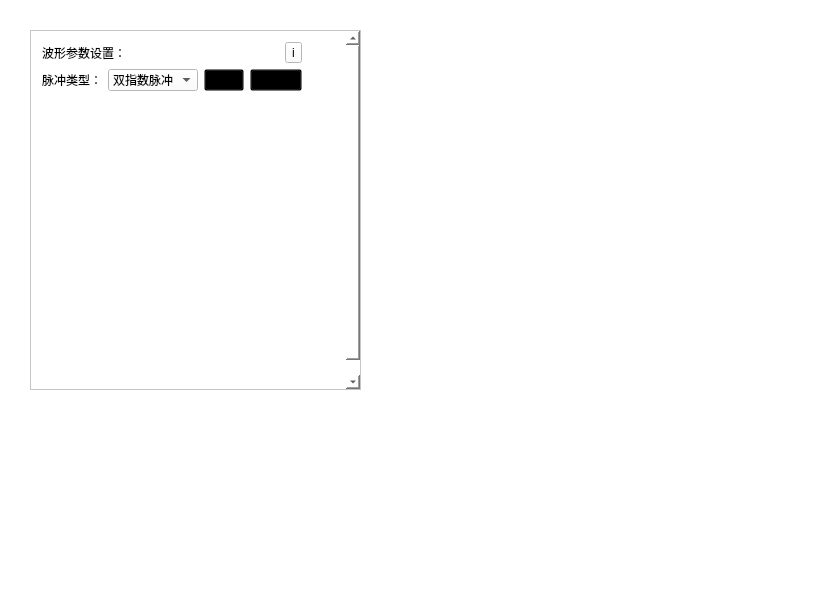
<?xml version="1.0" encoding="UTF-8"?>
<ui version="4.0">
 <class>HPM_Widget</class>
 <widget class="QWidget" name="HPM_Widget">
  <property name="geometry">
   <rect>
    <x>0</x>
    <y>0</y>
    <width>825</width>
    <height>596</height>
   </rect>
  </property>
  <property name="windowTitle">
   <string>Form</string>
  </property>
  <property name="styleSheet">
   <string notr="true">background-color: rgb(255, 255, 255);</string>
  </property>
  <widget class="QWidget" name="widget" native="true">
   <property name="geometry">
    <rect>
     <x>470</x>
     <y>70</y>
     <width>181</width>
     <height>311</height>
    </rect>
   </property>
   <property name="styleSheet">
    <string notr="true"/>
   </property>
  </widget>
  <widget class="QScrollArea" name="scrollArea">
   <property name="geometry">
    <rect>
     <x>30</x>
     <y>30</y>
     <width>331</width>
     <height>360</height>
    </rect>
   </property>
   <property name="widgetResizable">
    <bool>true</bool>
   </property>
   <widget class="QWidget" name="scrollAreaWidgetContents">
    <property name="geometry">
     <rect>
      <x>0</x>
      <y>0</y>
      <width>329</width>
      <height>358</height>
     </rect>
    </property>
    <layout class="QGridLayout" name="gridLayout_3">
     <property name="leftMargin">
      <number>0</number>
     </property>
     <property name="topMargin">
      <number>0</number>
     </property>
     <property name="rightMargin">
      <number>0</number>
     </property>
     <property name="bottomMargin">
      <number>0</number>
     </property>
     <property name="spacing">
      <number>0</number>
     </property>
     <item row="0" column="0">
      <widget class="QStackedWidget" name="stackedWidget">
       <property name="styleSheet">
        <string notr="true"/>
       </property>
       <property name="currentIndex">
        <number>6</number>
       </property>
       <widget class="QWidget" name="page">
        <property name="styleSheet">
         <string notr="true"/>
        </property>
        <layout class="QGridLayout" name="gridLayout_2" rowstretch="0,0,0,0,0">
         <property name="leftMargin">
          <number>11</number>
         </property>
         <item row="1" column="0">
          <widget class="QLabel" name="label_1_K">
           <property name="text">
            <string>幅值：</string>
           </property>
          </widget>
         </item>
         <item row="0" column="0" colspan="3">
          <widget class="QLabel" name="label">
           <property name="text">
            <string>波形参数设置：</string>
           </property>
          </widget>
         </item>
         <item row="4" column="2">
          <spacer name="verticalSpacer">
           <property name="orientation">
            <enum>Qt::Vertical</enum>
           </property>
           <property name="sizeHint" stdset="0">
            <size>
             <width>20</width>
             <height>40</height>
            </size>
           </property>
          </spacer>
         </item>
         <item row="0" column="3">
          <widget class="QToolButton" name="toolButton">
           <property name="toolTip">
            <string>&lt;html&gt;&lt;head/&gt;&lt;body&gt;&lt;p&gt;&lt;img src=&quot;:/Resouce/pictures/doublePluse.png&quot;/&gt;&lt;/p&gt;&lt;/body&gt;&lt;/html&gt;</string>
           </property>
           <property name="text">
            <string>i</string>
           </property>
          </widget>
         </item>
         <item row="3" column="0" colspan="2">
          <widget class="QLabel" name="label_1_b">
           <property name="text">
            <string>参数（b）：</string>
           </property>
          </widget>
         </item>
         <item row="2" column="0">
          <widget class="QLabel" name="label_1_a">
           <property name="text">
            <string>参数（a）：</string>
           </property>
          </widget>
         </item>
         <item row="1" column="2">
          <widget class="QLineEdit" name="lineEdit_1_1"/>
         </item>
         <item row="2" column="2">
          <widget class="QLineEdit" name="lineEdit_1_2"/>
         </item>
         <item row="3" column="2">
          <widget class="QLineEdit" name="lineEdit_1_3"/>
         </item>
         <item row="1" column="3">
          <widget class="QLabel" name="label_29">
           <property name="text">
            <string>kV</string>
           </property>
          </widget>
         </item>
         <item row="2" column="3">
          <widget class="QLabel" name="label_30">
           <property name="text">
            <string>1/ns</string>
           </property>
          </widget>
         </item>
         <item row="3" column="3">
          <widget class="QLabel" name="label_31">
           <property name="text">
            <string>1/ns</string>
           </property>
          </widget>
         </item>
        </layout>
       </widget>
       <widget class="QWidget" name="page_2">
        <property name="styleSheet">
         <string notr="true"/>
        </property>
        <layout class="QGridLayout" name="gridLayout_4">
         <property name="leftMargin">
          <number>11</number>
         </property>
         <item row="5" column="0">
          <widget class="QLabel" name="label_7">
           <property name="text">
            <string>参数（a2）：</string>
           </property>
          </widget>
         </item>
         <item row="5" column="1" colspan="2">
          <widget class="QLineEdit" name="lineEdit_2_5"/>
         </item>
         <item row="7" column="0">
          <widget class="QLabel" name="label_9">
           <property name="text">
            <string>参数（w2）：</string>
           </property>
          </widget>
         </item>
         <item row="12" column="1" colspan="2">
          <widget class="QLineEdit" name="lineEdit_2_12"/>
         </item>
         <item row="1" column="1" colspan="2">
          <widget class="QLineEdit" name="lineEdit_2_1"/>
         </item>
         <item row="10" column="1" colspan="2">
          <widget class="QLineEdit" name="lineEdit_2_10"/>
         </item>
         <item row="0" column="2">
          <widget class="QToolButton" name="toolButton_2">
           <property name="toolTip">
            <string>&lt;html&gt;&lt;head/&gt;&lt;body&gt;&lt;p&gt;&lt;img src=&quot;:/Resouce/pictures/doublePluse.png&quot;/&gt;&lt;/p&gt;&lt;/body&gt;&lt;/html&gt;</string>
           </property>
           <property name="text">
            <string>i</string>
           </property>
          </widget>
         </item>
         <item row="2" column="1" colspan="2">
          <widget class="QLineEdit" name="lineEdit_2_2"/>
         </item>
         <item row="8" column="0">
          <widget class="QLabel" name="label_10">
           <property name="text">
            <string>参数（t2）：</string>
           </property>
          </widget>
         </item>
         <item row="10" column="0">
          <widget class="QLabel" name="label_12">
           <property name="text">
            <string>参数（b3）：</string>
           </property>
          </widget>
         </item>
         <item row="2" column="0">
          <widget class="QLabel" name="label_4">
           <property name="text">
            <string>参数（b1）：</string>
           </property>
          </widget>
         </item>
         <item row="4" column="0">
          <widget class="QLabel" name="label_6">
           <property name="text">
            <string>参数（t1）：</string>
           </property>
          </widget>
         </item>
         <item row="3" column="1" colspan="2">
          <widget class="QLineEdit" name="lineEdit_2_3"/>
         </item>
         <item row="11" column="0">
          <widget class="QLabel" name="label_13">
           <property name="text">
            <string>参数（w3）：</string>
           </property>
          </widget>
         </item>
         <item row="1" column="0">
          <widget class="QLabel" name="label_3">
           <property name="text">
            <string>参数（a1）：</string>
           </property>
          </widget>
         </item>
         <item row="0" column="0" colspan="2">
          <widget class="QLabel" name="label_2">
           <property name="text">
            <string>波形参数设置：</string>
           </property>
          </widget>
         </item>
         <item row="12" column="0">
          <widget class="QLabel" name="label_14">
           <property name="text">
            <string>参数（t3）：</string>
           </property>
          </widget>
         </item>
         <item row="3" column="0">
          <widget class="QLabel" name="label_5">
           <property name="text">
            <string>参数（w1）：</string>
           </property>
          </widget>
         </item>
         <item row="4" column="1" colspan="2">
          <widget class="QLineEdit" name="lineEdit_2_4"/>
         </item>
         <item row="6" column="1" colspan="2">
          <widget class="QLineEdit" name="lineEdit_2_6"/>
         </item>
         <item row="6" column="0">
          <widget class="QLabel" name="label_8">
           <property name="text">
            <string>参数（b2）：</string>
           </property>
          </widget>
         </item>
         <item row="8" column="1" colspan="2">
          <widget class="QLineEdit" name="lineEdit_2_8"/>
         </item>
         <item row="7" column="1" colspan="2">
          <widget class="QLineEdit" name="lineEdit_2_7"/>
         </item>
         <item row="9" column="1" colspan="2">
          <widget class="QLineEdit" name="lineEdit_2_9"/>
         </item>
         <item row="11" column="1" colspan="2">
          <widget class="QLineEdit" name="lineEdit_2_11"/>
         </item>
         <item row="9" column="0">
          <widget class="QLabel" name="label_11">
           <property name="text">
            <string>参数（a3）：</string>
           </property>
          </widget>
         </item>
         <item row="13" column="1">
          <spacer name="verticalSpacer_2">
           <property name="orientation">
            <enum>Qt::Vertical</enum>
           </property>
           <property name="sizeHint" stdset="0">
            <size>
             <width>20</width>
             <height>40</height>
            </size>
           </property>
          </spacer>
         </item>
        </layout>
       </widget>
       <widget class="QWidget" name="page_3">
        <layout class="QGridLayout" name="gridLayout_5">
         <property name="leftMargin">
          <number>11</number>
         </property>
         <item row="3" column="0" colspan="2">
          <widget class="QLabel" name="label_1_E_5">
           <property name="text">
            <string>方差（σ）：</string>
           </property>
          </widget>
         </item>
         <item row="0" column="3">
          <widget class="QToolButton" name="toolButton_3">
           <property name="toolTip">
            <string>&lt;html&gt;&lt;head/&gt;&lt;body&gt;&lt;p&gt;&lt;img src=&quot;:/Resouce/pictures/doublePluse.png&quot;/&gt;&lt;/p&gt;&lt;/body&gt;&lt;/html&gt;</string>
           </property>
           <property name="text">
            <string>i</string>
           </property>
          </widget>
         </item>
         <item row="1" column="0" colspan="2">
          <widget class="QLabel" name="label_1_K_8">
           <property name="text">
            <string>幅值（A）：</string>
           </property>
          </widget>
         </item>
         <item row="0" column="0" colspan="3">
          <widget class="QLabel" name="label_15">
           <property name="text">
            <string>波形参数设置：</string>
           </property>
          </widget>
         </item>
         <item row="2" column="0">
          <widget class="QLabel" name="label_1_K_9">
           <property name="text">
            <string>期望（b）：</string>
           </property>
          </widget>
         </item>
         <item row="4" column="2">
          <spacer name="verticalSpacer_3">
           <property name="orientation">
            <enum>Qt::Vertical</enum>
           </property>
           <property name="sizeHint" stdset="0">
            <size>
             <width>20</width>
             <height>40</height>
            </size>
           </property>
          </spacer>
         </item>
         <item row="1" column="2">
          <widget class="QLineEdit" name="lineEdit_3_1"/>
         </item>
         <item row="2" column="2">
          <widget class="QLineEdit" name="lineEdit_3_2"/>
         </item>
         <item row="3" column="2">
          <widget class="QLineEdit" name="lineEdit_3_3"/>
         </item>
         <item row="1" column="3">
          <widget class="QLabel" name="label_32">
           <property name="text">
            <string>kV</string>
           </property>
          </widget>
         </item>
         <item row="2" column="3">
          <widget class="QLabel" name="label_33">
           <property name="text">
            <string>ns</string>
           </property>
          </widget>
         </item>
         <item row="3" column="3">
          <widget class="QLabel" name="label_34">
           <property name="text">
            <string/>
           </property>
          </widget>
         </item>
        </layout>
       </widget>
       <widget class="QWidget" name="page_4">
        <layout class="QGridLayout" name="gridLayout_6">
         <property name="leftMargin">
          <number>11</number>
         </property>
         <item row="0" column="2">
          <widget class="QToolButton" name="toolButton_4">
           <property name="toolTip">
            <string>&lt;html&gt;&lt;head/&gt;&lt;body&gt;&lt;p&gt;&lt;img src=&quot;:/Resouce/pictures/doublePluse.png&quot;/&gt;&lt;/p&gt;&lt;/body&gt;&lt;/html&gt;</string>
           </property>
           <property name="text">
            <string>i</string>
           </property>
          </widget>
         </item>
         <item row="3" column="0">
          <widget class="QLabel" name="label_21">
           <property name="text">
            <string>幅值：</string>
           </property>
          </widget>
         </item>
         <item row="1" column="0">
          <widget class="QLabel" name="label_19">
           <property name="text">
            <string>高电平时间：</string>
           </property>
          </widget>
         </item>
         <item row="0" column="0" colspan="2">
          <widget class="QLabel" name="label_16">
           <property name="text">
            <string>波形参数设置：</string>
           </property>
          </widget>
         </item>
         <item row="2" column="0">
          <widget class="QLabel" name="label_20">
           <property name="text">
            <string>周期：</string>
           </property>
          </widget>
         </item>
         <item row="4" column="1">
          <spacer name="verticalSpacer_4">
           <property name="orientation">
            <enum>Qt::Vertical</enum>
           </property>
           <property name="sizeHint" stdset="0">
            <size>
             <width>20</width>
             <height>40</height>
            </size>
           </property>
          </spacer>
         </item>
         <item row="1" column="1">
          <widget class="QLineEdit" name="lineEdit_4_1"/>
         </item>
         <item row="2" column="1">
          <widget class="QLineEdit" name="lineEdit_4_2"/>
         </item>
         <item row="3" column="1">
          <widget class="QLineEdit" name="lineEdit_4_3"/>
         </item>
         <item row="1" column="2">
          <widget class="QLabel" name="label_35">
           <property name="text">
            <string>ns</string>
           </property>
          </widget>
         </item>
         <item row="2" column="2">
          <widget class="QLabel" name="label_36">
           <property name="text">
            <string>ns</string>
           </property>
          </widget>
         </item>
         <item row="3" column="2">
          <widget class="QLabel" name="label_37">
           <property name="text">
            <string>kV</string>
           </property>
          </widget>
         </item>
        </layout>
       </widget>
       <widget class="QWidget" name="page_7">
        <layout class="QGridLayout" name="gridLayout">
         <item row="0" column="0" colspan="2">
          <widget class="QLabel" name="label_46">
           <property name="text">
            <string>波形参数设置：</string>
           </property>
          </widget>
         </item>
         <item row="0" column="2">
          <widget class="QToolButton" name="toolButton_7">
           <property name="toolTip">
            <string>&lt;html&gt;&lt;head/&gt;&lt;body&gt;&lt;p&gt;&lt;img src=&quot;:/Resouce/pictures/doublePluse.png&quot;/&gt;&lt;/p&gt;&lt;/body&gt;&lt;/html&gt;</string>
           </property>
           <property name="text">
            <string>i</string>
           </property>
          </widget>
         </item>
         <item row="1" column="0">
          <widget class="QLabel" name="label_44">
           <property name="text">
            <string>幅值：</string>
           </property>
          </widget>
         </item>
         <item row="1" column="1">
          <widget class="QLineEdit" name="lineEdit_7_1"/>
         </item>
         <item row="1" column="2">
          <widget class="QLabel" name="label_48">
           <property name="text">
            <string>kV</string>
           </property>
          </widget>
         </item>
         <item row="2" column="0">
          <widget class="QLabel" name="label_45">
           <property name="text">
            <string>频率（f）：</string>
           </property>
          </widget>
         </item>
         <item row="2" column="1">
          <widget class="QLineEdit" name="lineEdit_7_2"/>
         </item>
         <item row="2" column="2">
          <widget class="QLabel" name="label_47">
           <property name="text">
            <string>GHz</string>
           </property>
          </widget>
         </item>
         <item row="3" column="0">
          <spacer name="verticalSpacer_7">
           <property name="orientation">
            <enum>Qt::Vertical</enum>
           </property>
           <property name="sizeHint" stdset="0">
            <size>
             <width>20</width>
             <height>277</height>
            </size>
           </property>
          </spacer>
         </item>
        </layout>
       </widget>
       <widget class="QWidget" name="page_5">
        <layout class="QGridLayout" name="gridLayout_7">
         <property name="leftMargin">
          <number>11</number>
         </property>
         <item row="4" column="3">
          <widget class="QLabel" name="label_41">
           <property name="text">
            <string>ns</string>
           </property>
          </widget>
         </item>
         <item row="2" column="2">
          <widget class="QLineEdit" name="lineEdit_5_2"/>
         </item>
         <item row="1" column="0">
          <widget class="QLabel" name="label_26">
           <property name="text">
            <string>场强：</string>
           </property>
          </widget>
         </item>
         <item row="4" column="2">
          <widget class="QLineEdit" name="lineEdit_5_4"/>
         </item>
         <item row="1" column="3">
          <widget class="QLabel" name="label_38">
           <property name="text">
            <string>kV</string>
           </property>
          </widget>
         </item>
         <item row="3" column="3">
          <widget class="QLabel" name="label_40">
           <property name="text">
            <string>ns</string>
           </property>
          </widget>
         </item>
         <item row="0" column="3">
          <widget class="QToolButton" name="toolButton_5">
           <property name="toolTip">
            <string>&lt;html&gt;&lt;head/&gt;&lt;body&gt;&lt;p&gt;&lt;img src=&quot;:/Resouce/pictures/doublePluse.png&quot;/&gt;&lt;/p&gt;&lt;/body&gt;&lt;/html&gt;</string>
           </property>
           <property name="text">
            <string>i</string>
           </property>
          </widget>
         </item>
         <item row="6" column="2">
          <spacer name="verticalSpacer_5">
           <property name="orientation">
            <enum>Qt::Vertical</enum>
           </property>
           <property name="sizeHint" stdset="0">
            <size>
             <width>20</width>
             <height>40</height>
            </size>
           </property>
          </spacer>
         </item>
         <item row="4" column="0" colspan="2">
          <widget class="QLabel" name="label_22">
           <property name="text">
            <string>下降沿：</string>
           </property>
          </widget>
         </item>
         <item row="2" column="0" colspan="2">
          <widget class="QLabel" name="label_27">
           <property name="text">
            <string>上升沿：</string>
           </property>
          </widget>
         </item>
         <item row="3" column="2">
          <widget class="QLineEdit" name="lineEdit_5_3"/>
         </item>
         <item row="0" column="0" colspan="3">
          <widget class="QLabel" name="label_17">
           <property name="text">
            <string>波形参数设置：</string>
           </property>
          </widget>
         </item>
         <item row="3" column="0" colspan="2">
          <widget class="QLabel" name="label_24">
           <property name="text">
            <string>脉冲宽度：</string>
           </property>
          </widget>
         </item>
         <item row="2" column="3">
          <widget class="QLabel" name="label_39">
           <property name="text">
            <string>ns</string>
           </property>
          </widget>
         </item>
         <item row="1" column="2">
          <widget class="QLineEdit" name="lineEdit_5_1"/>
         </item>
        </layout>
       </widget>
       <widget class="QWidget" name="page_6">
        <layout class="QGridLayout" name="gridLayout_8">
         <property name="leftMargin">
          <number>11</number>
         </property>
         <property name="topMargin">
          <number>11</number>
         </property>
         <property name="spacing">
          <number>6</number>
         </property>
         <item row="1" column="2">
          <widget class="QPushButton" name="pushButton_newPluse">
           <property name="styleSheet">
            <string notr="true">
background-color: transparent</string>
           </property>
           <property name="text">
            <string/>
           </property>
           <property name="icon">
            <iconset resource="res.qrc">
             <normaloff>:/Resouce/icons/new.svg</normaloff>:/Resouce/icons/new.svg</iconset>
           </property>
          </widget>
         </item>
         <item row="1" column="0">
          <widget class="QLabel" name="label_28">
           <property name="text">
            <string>脉冲类型：</string>
           </property>
          </widget>
         </item>
         <item row="1" column="1">
          <widget class="QComboBox" name="comboBox">
           <item>
            <property name="text">
             <string>双指数脉冲</string>
            </property>
           </item>
           <item>
            <property name="text">
             <string>三指数脉冲</string>
            </property>
           </item>
           <item>
            <property name="text">
             <string>高斯脉冲</string>
            </property>
           </item>
           <item>
            <property name="text">
             <string>方波脉冲</string>
            </property>
           </item>
           <item>
            <property name="text">
             <string>正弦波</string>
            </property>
           </item>
           <item>
            <property name="text">
             <string>自定义脉冲</string>
            </property>
           </item>
          </widget>
         </item>
         <item row="0" column="0" colspan="4">
          <widget class="QLabel" name="label_18">
           <property name="text">
            <string>波形参数设置：</string>
           </property>
          </widget>
         </item>
         <item row="0" column="4">
          <widget class="QToolButton" name="toolButton_6">
           <property name="toolTip">
            <string>&lt;html&gt;&lt;head/&gt;&lt;body&gt;&lt;p&gt;&lt;img src=&quot;:/Resouce/pictures/doublePluse.png&quot;/&gt;&lt;/p&gt;&lt;/body&gt;&lt;/html&gt;</string>
           </property>
           <property name="text">
            <string>i</string>
           </property>
          </widget>
         </item>
         <item row="1" column="3" colspan="2">
          <widget class="QPushButton" name="pushButton_clearPluse">
           <property name="styleSheet">
            <string notr="true">background-color: transparent</string>
           </property>
           <property name="text">
            <string/>
           </property>
           <property name="icon">
            <iconset resource="res.qrc">
             <normaloff>:/Resouce/icons/clearAll.svg</normaloff>:/Resouce/icons/clearAll.svg</iconset>
           </property>
          </widget>
         </item>
         <item row="2" column="0" colspan="6">
          <widget class="QWidget" name="widget_combination" native="true">
           <property name="sizePolicy">
            <sizepolicy hsizetype="Expanding" vsizetype="Preferred">
             <horstretch>0</horstretch>
             <verstretch>0</verstretch>
            </sizepolicy>
           </property>
          </widget>
         </item>
         <item row="3" column="1">
          <spacer name="verticalSpacer_6">
           <property name="orientation">
            <enum>Qt::Vertical</enum>
           </property>
           <property name="sizeHint" stdset="0">
            <size>
             <width>20</width>
             <height>40</height>
            </size>
           </property>
          </spacer>
         </item>
        </layout>
       </widget>
      </widget>
     </item>
    </layout>
   </widget>
  </widget>
 </widget>
 <resources>
  <include location="res.qrc"/>
 </resources>
 <connections/>
</ui>
